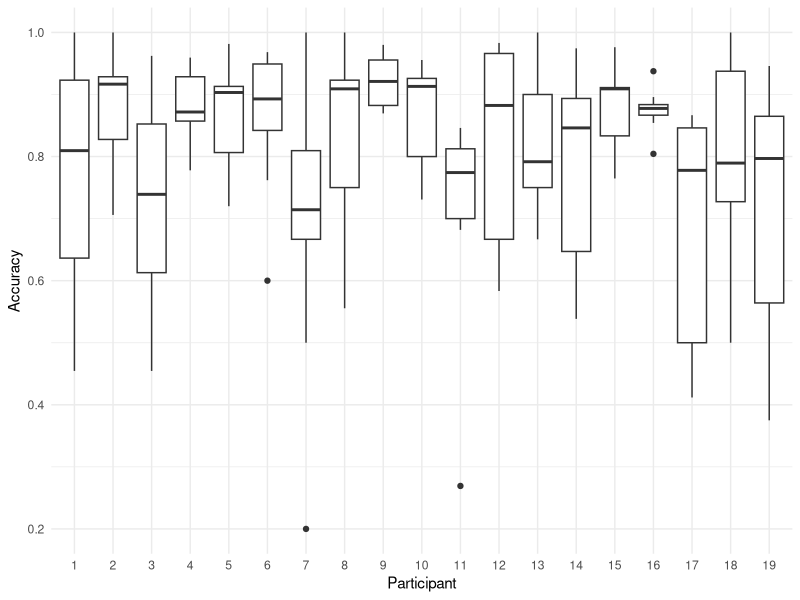
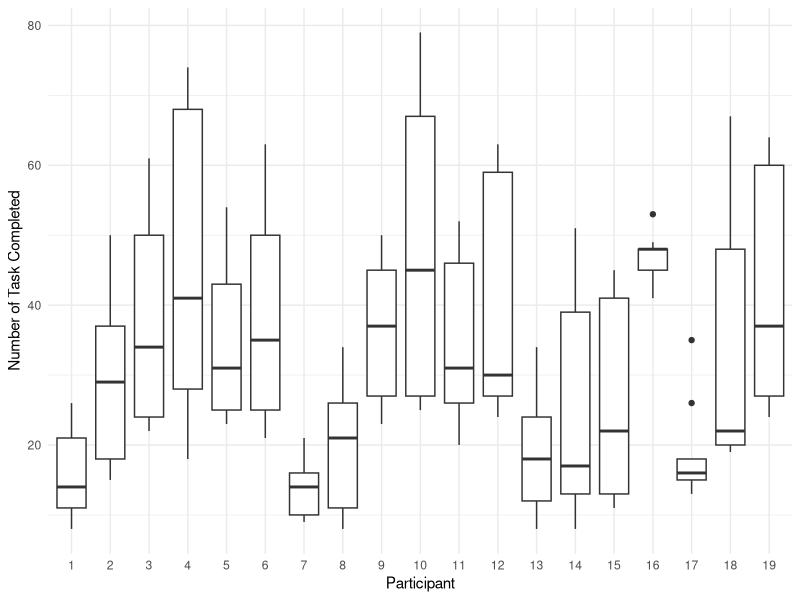

Generate these figures, in order, with R:
# Imports
library(tidyverse)
library(emmeans)

# Read data
data <- read_csv("participant_accuracy.csv")

# Convert to categorical variables
data <- data %>%
  mutate(
    participant = factor(participant),
    complexity = factor(complexity,
                        levels = c("Easy", "Medium", "Hard")),
    interval_length = factor(interval_length,
                             levels = c(10,20,30))
  )

# Exploring participant effects and accuracy
ggplot(data, aes(x = participant, y = accuracy)) +
  geom_boxplot() +
  theme_minimal() +
  labs( x = "Participant" ,
        y = "Accuracy" )

data %>%
  group_by(participant) %>%
  summarise(
    mean_cost = mean(accuracy),
    sd_cost = sd(accuracy)
    )

# Exploring participant effects and number of tasks completed
ggplot(data, aes(x = participant, y = tasks_completed)) +
  geom_boxplot() +
  theme_minimal() +
  labs( x = "Participant" ,
        y = "Number of Task Completed" )

data %>%
  group_by(participant) %>%
  summarise(
    mean_cost = mean(tasks_completed),
    sd_cost = sd(tasks_completed)
  )

# Blocked Two-Factor
